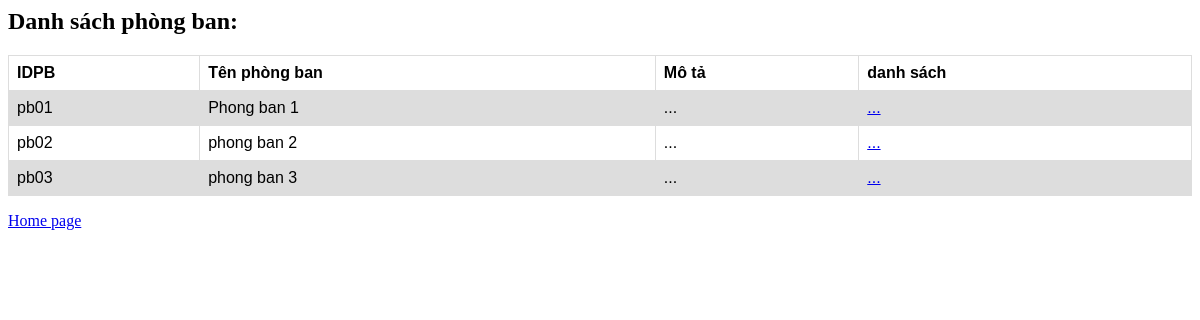
Screenshot of /controller/C_Department.php?option=show with the database file from the repository.
### tables this page shows
CREATE TABLE `phongban` (
  `IDPB` varchar(11) NOT NULL,
  `Tenpb` text NOT NULL,
  `mota` text NOT NULL
);

### model/M_Department.php (called while the page is built, shortened)
<?php
include_once("E_Department.php");
class Model_Department
{
		function __construct()
		{
			$this->host = 'localhost';
			$this->user = 'root';
			$this->pass =  '';
			$this->db = 'dulieu';
		}
		public function open_db()
		{
			$this->condb=new mysqli($this->host,$this->user,$this->pass,$this->db);
			mysqli_set_charset($this->condb,'UTF8');
		}
		public function GetAllPhongBan()
		{
			try
			{
                $query=$this->condb->prepare("SELECT * FROM phongban");
				$query->execute();
				$res=$query->get_result();
				$i=0;
				while($row = mysqli_fetch_array($res)){
					$apartments[$i++]=new Entity_Department($row['IDPB'],$row['Tenpb'],$row['mota']);
				}
                return $apartments;
			}
			catch(Exception $e)
			{
				$this->close_db();
				throw $e;
			}
		}
}

### model/E_Department.php (called while the page is built, shortened)
<?php
    class Entity_Department
    {
        public function __construct( $_id, $_name, $_mota){
            $this->IDPB = $_id;
            $this->tenpb = $_name;
            $this->mota = $_mota;
        }
    }
?>

### view/DepartmentList.php (the view, shortened to what this page needs)
<html>
<head>
    <link rel="stylesheet" href="./style.css">
</head>
<body>
    <h2>Danh sách phòng ban:</h2>
    <table>
        <tr>
            <th>IDPB</th>
            <th>Tên phòng ban</th>
            <th>Mô tả</th>
            <th>danh sách</th>
        </tr>
        <?php foreach ($departmentList as $apartment) {?>
            <tr>
                <td><?php echo $apartment->IDPB ?></td>
                <td><?php echo $apartment->tenpb ?></td>
                <td><?php echo $apartment->mota ?></td>
                <td><a href='?option="show"&idpb="<?php echo $apartment->IDPB ?>" '>...</a>  </td>
            </tr>
        <?php } ?>
    </table>
    <p><a href="../index.php" target="_parent">Home page</a></p>
</body>
</html>

### view/style.css (style rules this page uses)
table { font-family: arial, sans-serif; border-collapse: collapse; width: 100%; }
td, th { border: 1px solid #dddddd; text-align: left; padding: 8px; }
tr:nth-child(even) { background-color: #dddddd; }

### view/DepartmentList.php (style rules this page uses)
table { font-family: arial, sans-serif; border-collapse: collapse; width: 100%; }
td, th { border: 1px solid #dddddd; text-align: left; padding: 8px; }
tr:nth-child(even) { background-color: #dddddd; }

### rows the page displays
phongban: IDPB "pb01", Tenpb "Phong ban 1", mota "..."
phongban: IDPB "pb02", Tenpb "phong ban 2", mota "..."
phongban: IDPB "pb03", Tenpb "phong ban 3", mota "..."
